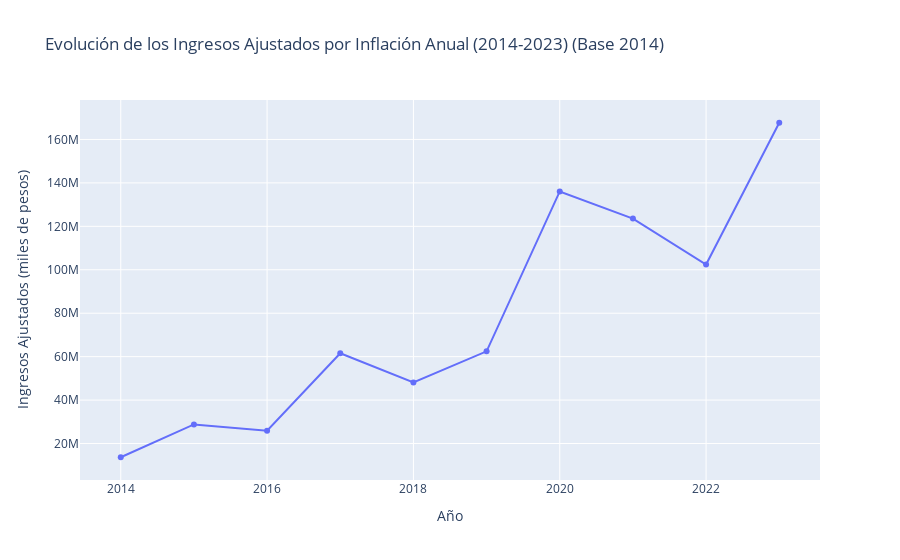

The notebook cell this image was saved under:
### Markdown cell above
## Comportamiento anual de los ingresos ajustados por inflación desde el 2014 hasta el 2023

Los ingresos ajustados por inflación muestran un crecimiento sostenido a largo plazo, aunque con ciertas fluctuaciones intermedias, especialmente entre 2016 y 2018.

Los años recientes, especialmente 2022 y 2023, destacan por registrar los ingresos ajustados más altos, lo que refleja un mercado más dinámico, posiblemente relacionado con un mayor consumo y digitalización.

### Code cell
from graficos import IngresosInflacion


df_inflacion = pd.read_csv('Data_cleaned/Inflacion_Anual_Argentina_2014_2024.csv')
ingresos_grafico = IngresosInflacion(dataframes['Ingresos'], df_inflacion)
ingresos_grafico.display()

### Figure 1 — Plotly figure (JSON) as saved in the notebook; plotly's stock layout.template omitted (floating-point values rounded to 4 significant figures)
{"data": [{"hovertemplate": "Año=%{x}<br>Ingresos Ajustados (miles de pesos)=%{y}<extra></extra>", "legendgroup": "", "line": {"color": "#636efa", "dash": "solid"}, "marker": {"symbol": "circle"}, "mode": "lines+markers", "name": "", "orientation": "v", "showlegend": false, "type": "scatter", "x": [2014, 2015, 2016, 2017, 2018, 2019, 2020, 2021, 2022, 2023], "xaxis": "x", "y": [13680000.0, 28780000.0, 25860000.0, 61590000.0, 48160000.0, 62440000.0, 136100000.0, 123600000.0, 102400000.0, 167700000.0], "yaxis": "y"}], "layout": {"legend": {"tracegroupgap": 0}, "title": {"text": "Evolución de los Ingresos Ajustados por Inflación Anual (2014-2023) (Base 2014)"}, "xaxis": {"anchor": "y", "domain": [0, 1], "title": {"text": "Año"}}, "yaxis": {"anchor": "x", "domain": [0, 1], "title": {"text": "Ingresos Ajustados (miles de pesos)"}}}}
